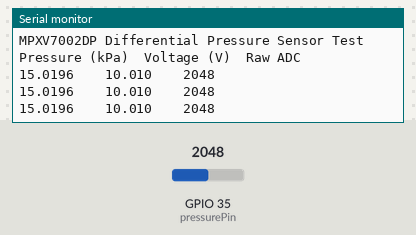
Bench run of a sketch on a simulated ESP32. Shown: the last lines printed to the serial monitor. Inputs (shaded band) come from the test bench; at power-on: GPIO 35 (pressurePin) = 2048.

Above: at 1.3 s.
1.4 s: GPIO 35 (pressurePin) set to 2866
At 2.0 s:
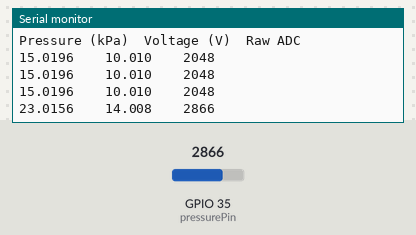
2.9 s: GPIO 35 (pressurePin) set to 3603
At 3.5 s:
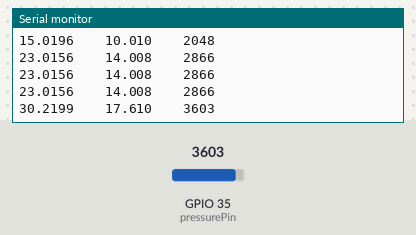
Timing chart, 0 to 5.9 s (numbered marks = the images above; inputs shaded):
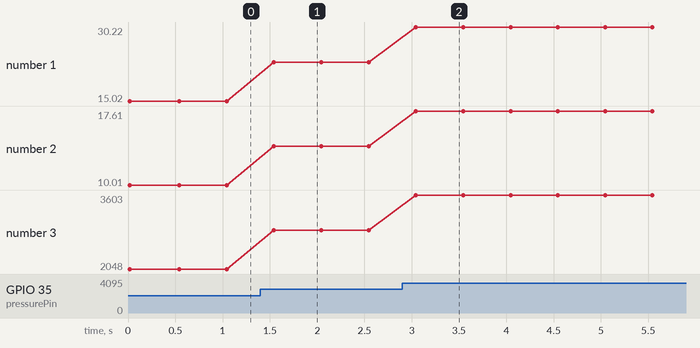

Measured:
- after the input at 1.4 s, the serial monitor: prints a new line after 0.14 s (image 1)
- after the input at 2.9 s, the serial monitor: prints a new line after 0.14 s (image 2)
- plotted number 1: 15.02 → 23.02 after the input at 1.4 s, 23.02 → 30.22 after the input at 2.9 s
- plotted number 2: 10.01 → 14.01 after the input at 1.4 s, 14.01 → 17.61 after the input at 2.9 s
- plotted number 3: 2048 → 2866 after the input at 1.4 s, 2866 → 3603 after the input at 2.9 s

The sketch:

PressureSensorCode.ino
```cpp
/*
 * MPXV7002DP Differential Pressure Sensor Test Code
 *
 * This code reads the analog output from the MPXV7002DP sensor and converts it
 * to a pressure value in kPa, then prints the results to the Serial Monitor.
 *
 * Connections:
 * - Sensor Pin 1 (Vout): Connect to Arduino analog input (e.g., A0)
 * - Sensor Pin 2 (GND): Connect to Arduino GND
 * - Sensor Pin 3 (Vs): Connect to Arduino 5V
 *
 * The MPXV7002DP has the following characteristics:
 * - Pressure range: ±2 kPa (±0.29 psi)
 * - Sensitivity: 1 V/kPa (2.5V output at 0 kPa)
 * - Output voltage: 0.5V to 4.5V (for ±2 kPa range)
 */

const int pressurePin = 35;  // Analog input pin for sensor
const float VREF = 5.0;      // Arduino reference voltage (change to 3.3 for 3.3V boards)
const float ZERO_PRESSURE_VOLTAGE = 2.5;  // Output voltage at 0 kPa
const float SENSITIVITY = 0.5;  // 0.5V/kPa (from datasheet)

void setup() {
  Serial.begin(9600);  // Initialize serial communication
  Serial.println("MPXV7002DP Differential Pressure Sensor Test");
  Serial.println("Pressure (kPa)\tVoltage (V)\tRaw ADC");
}

void loop() {
  // Read the analog value (0-1023)
  int rawValue = analogRead(pressurePin);

  // Convert to voltage (0-VREF)
  float voltage = rawValue * (VREF / 1023.0);

  // Convert voltage to pressure in kPa
  // Pressure = (Vout - Voffset) / Sensitivity
  float pressure = (voltage - ZERO_PRESSURE_VOLTAGE) / SENSITIVITY;

  // Print all values to serial monitor
  Serial.print(pressure, 4);    // 4 decimal places for pressure
  Serial.print("\t\t");
  Serial.print(voltage, 3);     // 3 decimal places for voltage
  Serial.print("\t\t");
  Serial.println(rawValue);     // Raw ADC value

  delay(500);  // Wait 0.5 seconds between readings
}
```
